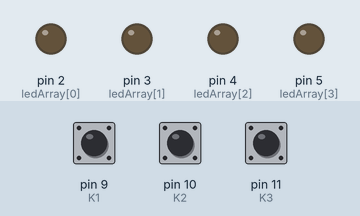
Recording of a sketch running on a simulated Arduino Uno, built with avr-gcc and run on an emulated ATmega328P. On the bench: output pins drawn as LEDs (lit = HIGH). The test bench sets the inputs (shaded band); at power-on: pin 10 (K2) HIGH, pin 9 (K1) HIGH, pin 11 (K3) HIGH.

Above: at 1.2 s.
1.3 s: pin 10 (K2) pulled LOW for 0.15 s
At 1.9 s:
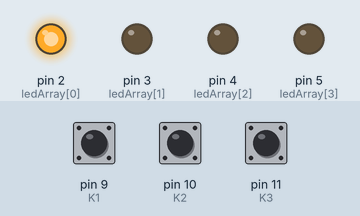
2.9 s: pin 10 (K2) pulled LOW for 1 s
At 4.4 s:
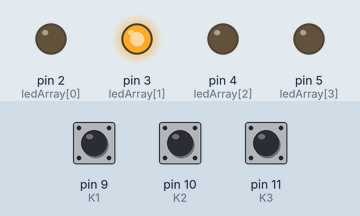
5.4 s: pin 10 (K2) pulled LOW for 0.15 s
At 6.2 s:
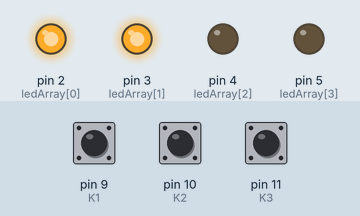
7.0 s: pin 10 (K2) pulled LOW for 3.2 s
At 11.4 s:
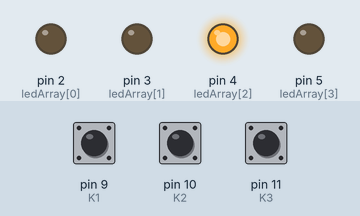
11.7 s: pin 10 (K2) pulled LOW for 0.15 s
At 12.2 s:
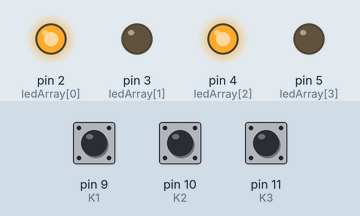
13.3 s: pin 10 (K2) pulled LOW for 1 s
At 14.7 s:
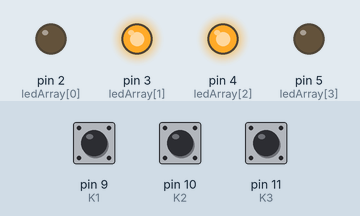
Timing chart, 0 to 16.3 s (numbered marks = the images above; inputs shaded):
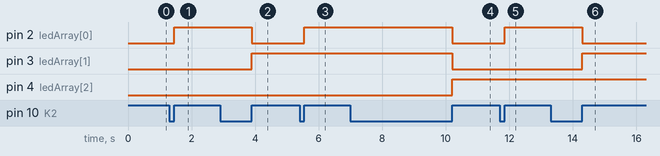

The sketch:

oef3.ino
```cpp
#define K1  9
#define K2  10
#define K3  11

const byte ledArray [] = {2 ,3 ,4 ,5};
byte teller = 0;

void setup() {
  pinMode ( K1 , INPUT_PULLUP );
  pinMode ( K2 , INPUT_PULLUP );
  pinMode ( K3 , INPUT_PULLUP );
  pciSetup(K1);
  pciSetup(K2);
  pciSetup(K3);

  for(int x=0; x<=3;x++) pinMode(ledArray[x],OUTPUT);

}

void pciSetup ( byte pin ){
  * digitalPinToPCMSK ( pin ) |= bit (digitalPinToPCMSKbit ( pin ) ) ; // enable pin
  PCIFR |= bit ( digitalPinToPCICRbit ( pin ) ) ; // clear any outstanding interrupt
  PCICR |= bit ( digitalPinToPCICRbit ( pin ) ) ; // enable interrupt for the group
}

ISR ( PCINT0_vect ){
  if((!digitalRead(K1)) && (digitalRead(K2))&&(digitalRead(K3))&&(teller > 0)){
    while(!digitalRead(K1)){//antiDender
    }
    teller--;
  }
  else if((digitalRead(K1)) && (!digitalRead(K2))&&(digitalRead(K3))&&(teller < 15)){
    while(!digitalRead(K2)){//antiDender
    }
    teller++;
  }
  else if((digitalRead(K1)) && (!digitalRead(K2))&&(!digitalRead(K3))&&(teller < 15))teller = 0;
}

void loop() {
  for(int i = 0; i < 4; i++) digitalWrite(ledArray[i], bitRead(teller,i));
}
```

Measured:
- after the input at 1.3 s, pin 2 (ledArray[0]): LOW → HIGH after 0.15 s
- after the input at 2.9 s, pin 2 (ledArray[0]): HIGH → LOW after 1.0 s; pin 3 (ledArray[1]): LOW → HIGH after 1.0 s
- after the input at 5.4 s, pin 2 (ledArray[0]): LOW → HIGH after 0.15 s
- after the input at 7.0 s, pin 2 (ledArray[0]), pin 3 (ledArray[1]): HIGH → LOW after 3.2 s; pin 4 (ledArray[2]): LOW → HIGH after 3.2 s
- after the input at 11.7 s, pin 2 (ledArray[0]): LOW → HIGH after 0.15 s
- after the input at 13.3 s, pin 2 (ledArray[0]): HIGH → LOW after 1.0 s; pin 3 (ledArray[1]): LOW → HIGH after 1.0 s
